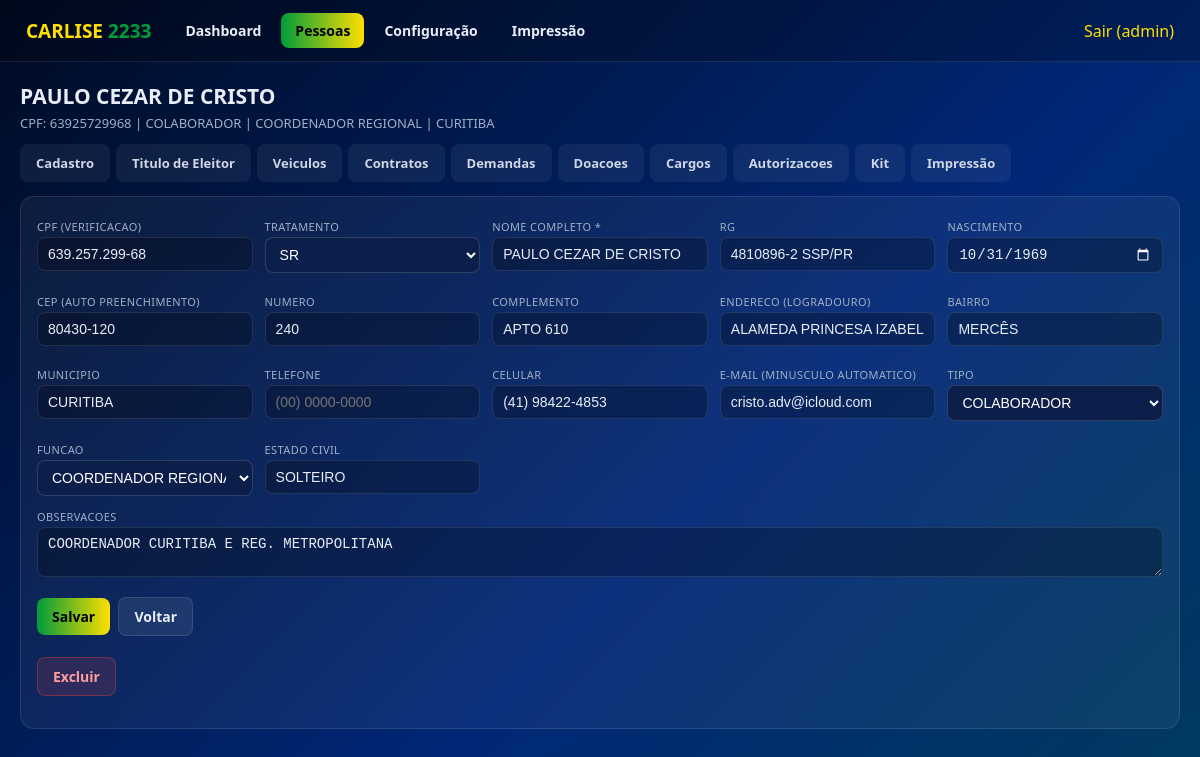
/pessoas/1 (signed in), run on the app's committed database.
### tables this page shows
CREATE TABLE candidato (
    id INTEGER PRIMARY KEY AUTOINCREMENT,
    nome_completo TEXT DEFAULT '',
    nome_urna TEXT DEFAULT '',
    cnpj TEXT DEFAULT '',
    cpf TEXT DEFAULT '',
    cargo TEXT DEFAULT 'Deputada Federal',
    numero_candidatura TEXT DEFAULT '',
    partido TEXT DEFAULT '',
    sigla_partido TEXT DEFAULT '',
    coligacao TEXT DEFAULT '',
    municipio TEXT DEFAULT '',
    uf TEXT DEFAULT 'PR',
    data_nascimento TEXT DEFAULT '',
    email TEXT DEFAULT '',
    telefone TEXT DEFAULT '',
    site TEXT DEFAULT '',
    biografia TEXT DEFAULT '',
    ativo INTEGER DEFAULT 1,
    data_cadastro TEXT DEFAULT (datetime('now'))
, comite_endereco TEXT DEFAULT '', comite_telefone TEXT DEFAULT '', comite_cep TEXT DEFAULT '', comite_numero TEXT DEFAULT '', comite_bairro TEXT DEFAULT '', comite_cidade TEXT DEFAULT '', comite_uf TEXT DEFAULT '');

CREATE TABLE pessoas (id INTEGER PRIMARY KEY AUTOINCREMENT, nome TEXT, cpf TEXT UNIQUE, tipo TEXT, funcao TEXT, tratamento TEXT, nascimento TEXT, telefone TEXT, celular TEXT, email TEXT, estado_civil TEXT, endereco TEXT, numero TEXT, bairro TEXT, municipio TEXT, cep TEXT, titulo_eleitor TEXT, zona TEXT, secao TEXT, observacoes TEXT, rg TEXT, complemento TEXT, local_votacao TEXT, data_aniversario TEXT DEFAULT '', demandas TEXT DEFAULT '', categoria TEXT DEFAULT '', observacao TEXT DEFAULT '');

### app.py (the view)
@app.route("/pessoas/<int:pid>")
@login_obrigatorio
def pessoa_ficha(pid):
    p = montar_ficha(pid)
    if p is None:
        flash("Registro nao encontrado.", "erro")
        return redirect(url_for("pessoas"))
    aba = sane(request.args.get("aba")) or "cadastro"
    return render_template("ficha_pessoa.html", p=p, tipos=TIPOS, tratamentos=TRATAMENTOS, funcoes=FUNCOES, tipos_contrato=TIPOS_CONTRATO, formas_pagamento=FORMAS_PAGAMENTO, tipos_demanda=TIPOS_DEMANDA,
                           modelos_veiculos=MODELOS_VEICULOS, combustiveis=COMBUSTIVEIS,
                           tipos_veiculo=TIPOS_VEICULO, aba=aba, prioridades=PRIORIDADES, filtros_responsavel=FILTROS_RESPONSAVEL, tipos_doacao=TIPOS_DOACAO, formas_recebimento=FORMAS_RECEBIMENTO, tipos_cargo=TIPOS_CARGO, tipos_estrutura=TIPOS_ESTRUTURA, tipos_autorizacao=TIPOS_AUTORIZACAO, catalogo_materiais=CATALOGO_MATERIAIS, volumes=VOLUMES)

### app.py (called while the page is built)
def conectar():
    if USAR_PG:
        import psycopg2
        return psycopg2.connect(URL)
    conn = sqlite3.connect(os.path.join(BASE_DIR, "sistema.db"))
    conn.row_factory = sqlite3.Row
    conn.execute("PRAGMA foreign_keys=ON")
    return conn

def get_db():
    if "conn" not in g:
        g.conn = conectar()
    return g.conn

@app.teardown_appcontext
def fechar(exc):
    conn = g.pop("conn", None)
    if conn is not None:
        try:
            conn.commit() if not exc else conn.rollback()
        except Exception:
            pass
        try:
            conn.close()
        except Exception:
            pass

def prep(sql):
    return sql.replace("%s", "?") if not USAR_PG else sql

def executar(sql, params=()):
    cur = get_db().cursor()
    cur.execute(prep(sql), tuple(params))
    return cur

def listar(sql, params=()):
    cur = executar(sql, params)
    linhas = cur.fetchall()
    if not linhas:
        return []
    if isinstance(linhas[0], dict):
        return [dict(l) for l in linhas]
    if hasattr(linhas[0], "keys"):
        return [dict(l) for l in linhas]
    cols = [d[0] for d in cur.description]
    return [dict(zip(cols, l)) for l in linhas]

def buscar(sql, params=()):
    linhas = listar(sql, params)
    return linhas[0] if linhas else None

def sane(v):
    return (v or "").strip()

def login_obrigatorio(f):
    @wraps(f)
    def env(*a, **k):
        if not session.get("user"):
            return redirect(url_for("login"))
        return f(*a, **k)
    return env

@app.template_filter("moeda")
def moeda(v):
    try:
        n = float(v or 0)
    except (TypeError, ValueError):
        n = 0.0
    s = "{:,.2f}".format(n)
    return "R$ " + s.replace(",", "X").replace(".", ",").replace("X", ".")

def candidato_ativo():
    try:
        return buscar("SELECT * FROM candidato WHERE ativo=1 ORDER BY id DESC LIMIT 1")
    except Exception:
        return None

@app.context_processor
def injeta_candidato():
    return {"cand": candidato_ativo()}

### templates/ficha_pessoa.html (shortened to what this page needs)
{% extends "base.html" %}
{% block conteudo %}
{% if p %}
<h1>{{ p.nome or 'Sem nome' }}</h1>
<div class="sub">
  {% if p.cpf %}CPF: {{ p.cpf }} | {% endif %}
  {% if p.tipo %}{{ p.tipo }} | {% endif %}
  {% if p.funcao %}{{ p.funcao }} | {% endif %}
  {% if p.municipio %}{{ p.municipio }}{% endif %}
</div>
{% else %}
<h1>Novo Cadastro</h1>
<div class="sub">Preencha os dados e clique em Salvar</div>
{% endif %}
{% if p %}
<div class="abas" id="barraAbas">
  <span class="aba" data-t="cadastro" onclick="ativaAba('cadastro')">Cadastro</span>
  <span class="aba" data-t="titulo" onclick="ativaAba('titulo')">Titulo de Eleitor</span>
  <span class="aba" data-t="veiculos" onclick="ativaAba('veiculos')">Veiculos</span>
  <span class="aba" data-t="contratos" onclick="ativaAba('contratos')">Contratos</span>
  <span class="aba" data-t="demandas" onclick="ativaAba('demandas')">Demandas</span>
  <span class="aba" data-t="doacoes" onclick="ativaAba('doacoes')">Doacoes</span>
  <span class="aba" data-t="cargos" onclick="ativaAba('cargos')">Cargos</span>
  <span class="aba" data-t="autorizacoes" onclick="ativaAba('autorizacoes')">Autorizacoes</span>
  <span class="aba" data-t="kit" onclick="ativaAba('kit')">Kit</span>
  <span class="aba" data-t="impressao" onclick="ativaAba('impressao')">Impress&#227;o</span>
</div>
{% endif %}
<div class="painel {{ 'ativa' if (aba == 'cadastro' or not p) else '' }}" id="p-cadastro">
  <div class="card">
    <form method="post" action="/pessoas/salvar" id="formCadastro">
      <div class="grade">
        <div><label>CPF (verificacao)</label>
          <input type="text" name="cpf" id="cpfCampo" value="{{ p.cpf if p else '' }}" data-mask="cpf" maxlength="14" placeholder="000.000.000-00">
          </div>
        <div><label>Tratamento</label>
          <select name="tratamento"><option value="">SELECIONE</option>
            {% for t in tratamentos %}<option value="{{ t }}" {{ 'selected' if p and (p.tratamento or '').upper() == t }}>{{ t }}</option>{% endfor %}
          </select></div>
        <div><label>Nome Completo *</label>
          <input type="text" name="nome" value="{{ p.nome if p else '' }}" required data-up></div>
        <div><label>RG</label>
          <input type="text" name="rg" value="{{ p.rg if p else '' }}" placeholder="somente letras e numeros" data-up maxlength="20"></div>
        <div><label>Nascimento</label>
          <input type="date" name="nascimento" value="{{ p.nascimento if p else '' }}"></div>
        <div><label>CEP (auto preenchimento)</label>
          <input type="text" name="cep" id="cepCampo" value="{{ p.cep if p else '' }}" data-mask="cep" maxlength="9" placeholder="00000-000">
          </div>
        <div><label>Numero</label>
          <input type="text" name="numero" value="{{ p.numero if p else '' }}" data-up></div>
        <div><label>Complemento</label>
          <input type="text" name="complemento" value="{{ p.complemento if p else '' }}" placeholder="APTO, BLOCO, CASA..." data-up></div>
        <div><label>Endereco (logradouro)</label>
          <input type="text" name="endereco" id="enderecoCampo" value="{{ p.endereco if p else '' }}" data-up></div>
        <div><label>Bairro</label>
          <input type="text" name="bairro" id="bairroCampo" value="{{ p.bairro if p else '' }}" data-up></div>
        <div><label>Municipio</label>
          <input type="text" name="municipio" id="municipioCampo" value="{{ p.municipio if p else '' }}" data-up></div>
        <div><label>Telefone</label>
          <input type="text" name="telefone" value="{{ p.telefone if p else '' }}" data-mask="fone" maxlength="14" placeholder="(00) 0000-0000"></div>
        <div><label>Celular</label>
          <input type="text" name="celular" value="{{ p.celular if p else '' }}" data-mask="cel" maxlength="15" placeholder="(00) 00000-0000"></div>
        <div><label>E-mail (minusculo automatico)</label>
          <input type="text" name="email" value="{{ p.email if p else '' }}" oninput="this.value=this.value.toLowerCase()" style="text-transform:lowercase" placeholder="email@exemplo.com"></div>
        <div><label>Tipo</label>
          <select name="tipo"><option value="">SELECIONE</option>
            {% for t in tipos %}<option value="{{ t }}" {{ 'selected' if p and (p.tipo or '').upper() == t }}>{{ t }}</option>{% endfor %}
          </select></div>
        <div><label>Funcao</label>
          <select name="funcao"><option value="">SELECIONE</option>
            {% for fn in funcoes %}<option value="{{ fn }}" {{ 'selected' if p and (p.funcao or '').upper() == fn }}>{{ fn }}</option>{% endfor %}
          </select></div>
        <div><label>Estado Civil</label>
          <input type="text" name="estado_civil" value="{{ p.estado_civil if p else '' }}" data-up></div>
      </div>
      <label style="margin-top:10px">Observacoes</label>
      <textarea name="observacoes" rows="2" data-up>{{ p.observacoes if p else '' }}</textarea>
      <div style="margin-top:12px">
        <button class="btn btn-p" type="submit">Salvar</button>
        <a class="btn btn-s" href="/pessoas">Voltar</a>
      </div>
    </form>
    {% if p %}
    <form method="post" action="/pessoas/{{ p.id }}/excluir" style="margin-top:4px" onsubmit="return confirm('Excluir este registro e todos os vinculos permanentemente?');">
      <button class="btn btn-e" type="submit">Excluir</button>
    </form>
    {% endif %}
  </div>
</div>
{% endblock %}

### templates/base.html (shortened to what this page needs)
<!doctype html>
<html lang="pt-BR">
<head>
<link rel="stylesheet" href="/static/estilo.css">
</head>
<body>
{% if session.get('user') %}
<header class="topo">
  <div class="logo"><b>{{ (cand.nome_urna or 'CARLISE').split(' ')[0] }}</b> <span>{{ cand.numero_candidatura or '2233' }}</span></div>
  <nav class="menu">
    <a href="/" class="{{ 'ativo' if request.path == '/' else '' }}">Dashboard</a>
    <a href="/pessoas" class="{{ 'ativo' if request.path.startswith('/pessoas') else '' }}">Pessoas</a> <a href="/configuracao" class="{{ 'ativo' if request.path.startswith('/configuracao') else '' }}">Configura&#231;&#227;o</a> <a href="/impressao" class="{{ 'ativo' if request.path.startswith('/impressao') else '' }}">Impress&#227;o</a>
  </nav>
  <a class="sair" href="/sair">Sair ({{ session.get('user') }})</a>
</header>
{% endif %}
<div class="container">
{% block conteudo %}{% endblock %}
</div>
</body>
</html>

### static/estilo.css (style rules this page uses)
:root { --navy:#002776;--navy2:#000b24;--verde:#009C3B;--amarelo:#FFDF00; --texto:#e8eef7;--cinza:#9fb0c7;--card:rgba(255,255,255,.05);--borda:rgba(255,255,255,.10) }
* { box-sizing:border-box }
body { margin:0;font-family:Segoe UI,Arial,sans-serif;color:var(--texto); background:linear-gradient(135deg,var(--navy2),var(--navy) 60%,#013a5e);min-height:100vh }
a { color:var(--amarelo);text-decoration:none }
.topo { display:flex;align-items:center;gap:20px;padding:13px 26px;background:rgba(0,0,0,.25); border-bottom:1px solid var(--borda);flex-wrap:wrap }
.logo { font-weight:800;font-size:19px }
.logo b { color:var(--amarelo) }
.logo span { color:var(--verde) }
.menu { display:flex;gap:6px;flex-wrap:wrap }
.menu a { padding:8px 14px;border-radius:8px;color:var(--texto);font-weight:600;font-size:14px }
.menu a.ativo,.menu a:hover { background:linear-gradient(90deg,var(--verde),var(--amarelo));color:#000 }
.sair { margin-left:auto }
.container { max-width:1200px;margin:0 auto;padding:20px }
.card { background:var(--card);border:1px solid var(--borda);border-radius:14px;padding:16px; margin-bottom:16px;backdrop-filter:blur(6px) }
h1 { font-size:21px;margin:0 0 4px }
.sub { color:var(--cinza);font-size:13px;margin-bottom:12px }
input,select,textarea { width:100%;padding:8px 10px;border-radius:8px;border:1px solid var(--borda); background:rgba(0,0,0,.25);color:var(--texto);font-size:14px;margin:3px 0 }
label { display:block;font-size:11px;color:var(--cinza);margin-top:6px;text-transform:uppercase;letter-spacing:.4px }
.grade { display:grid;grid-template-columns:repeat(auto-fit,minmax(210px,1fr));gap:12px }
.btn { display:inline-block;border:none;cursor:pointer;border-radius:8px;padding:9px 15px;font-weight:700; font-size:14px;margin:5px 4px 0 0;font-family:inherit }
.btn-p { background:linear-gradient(90deg,var(--verde),var(--amarelo));color:#000 }
.btn-s { background:rgba(255,255,255,.08);color:var(--texto);border:1px solid var(--borda) }
.btn-e { background:rgba(220,60,60,.15);color:#ff9d9d;border:1px solid rgba(220,60,60,.4) }
.abas { display:flex;gap:6px;flex-wrap:wrap;margin:12px 0 }
.aba { padding:8px 15px;border-radius:20px;cursor:pointer;font-weight:700;font-size:12px; background:rgba(255,255,255,.06);border:1px solid var(--borda);color:var(--texto) }
.painel { display:none }
.painel.ativa { display:block }
select, select option { background-color: #0b1f4a; color: #ffffff; }
select { border: 1px solid rgba(255,255,255,0.15); }
.abas { display:flex;gap:6px;flex-wrap:wrap;margin-bottom:14px }
.aba { padding:9px 15px;border-radius:8px;background:rgba(255,255,255,0.06);cursor:pointer;color:#cfd6e6;font-weight:600;font-size:13px;border:1px solid transparent;transition:all .2s }

### data on the page
candidato: nome_urna "CARLISE", numero_candidatura "2233"
pessoas: nome "PAULO CEZAR DE CRISTO", cpf "63925729968", tipo "COLABORADOR", funcao "COORDENADOR REGIONAL", municipio "CURITIBA", cpf "639.257.299-68", rg "4810896-2 SSP/PR", nascimento "10/31/1969", cep "80430-120", numero "240", complemento "APTO 610", endereco "ALAMEDA PRINCESA IZABEL", bairro "MERCÊS", celular "(41) 98422-4853", email "cristo.adv@icloud.com", estado_civil "SOLTEIRO", observacoes "COORDENADOR CURITIBA E REG. METROPOLITANA"

### other printed values
{{ session.get('user') }} "admin"
form field tratamento "SR"
form field tipo "COLABORADOR"
form field funcao "COORDENADOR REGIONAL"
